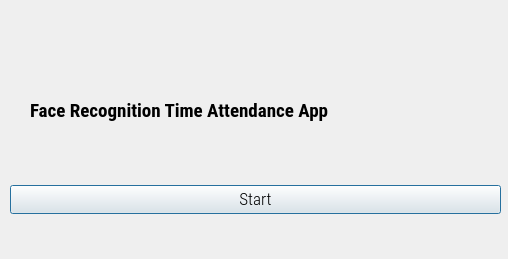
<?xml version="1.0" encoding="UTF-8"?>
<ui version="4.0">
 <class>Dialog</class>
 <widget class="QDialog" name="Dialog">
  <property name="geometry">
   <rect>
    <x>0</x>
    <y>0</y>
    <width>508</width>
    <height>259</height>
   </rect>
  </property>
  <property name="minimumSize">
   <size>
    <width>508</width>
    <height>259</height>
   </size>
  </property>
  <property name="maximumSize">
   <size>
    <width>508</width>
    <height>259</height>
   </size>
  </property>
  <property name="windowTitle">
   <string>Face Recognition Time Attendance App</string>
  </property>
  <property name="windowIcon">
   <iconset resource="resource.qrc">
    <normaloff>:/icon/icon.png</normaloff>:/icon/icon.png</iconset>
  </property>
  <widget class="QWidget" name="verticalLayoutWidget">
   <property name="geometry">
    <rect>
     <x>10</x>
     <y>160</y>
     <width>491</width>
     <height>80</height>
    </rect>
   </property>
   <layout class="QVBoxLayout" name="verticalLayout">
    <item>
     <widget class="QPushButton" name="runButton">
      <property name="font">
       <font>
        <family>Roboto Condensed Light</family>
        <pointsize>13</pointsize>
       </font>
      </property>
      <property name="text">
       <string>Start</string>
      </property>
     </widget>
    </item>
   </layout>
  </widget>
  <widget class="QLabel" name="filelabel">
   <property name="geometry">
    <rect>
     <x>30</x>
     <y>90</y>
     <width>487</width>
     <height>41</height>
    </rect>
   </property>
   <property name="font">
    <font>
     <family>Roboto Condensed</family>
     <pointsize>14</pointsize>
     <weight>75</weight>
     <bold>true</bold>
    </font>
   </property>
   <property name="text">
    <string>Face Recognition Time Attendance App</string>
   </property>
  </widget>
  <widget class="QWidget" name="">
   <property name="geometry">
    <rect>
     <x>10</x>
     <y>90</y>
     <width>489</width>
     <height>51</height>
    </rect>
   </property>
   <layout class="QHBoxLayout" name="horizontalLayout"/>
  </widget>
 </widget>
 <resources>
  <include location="resource.qrc"/>
 </resources>
 <connections/>
</ui>
